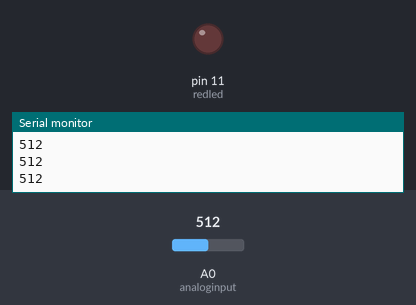
Simulated run of this sketch. Board: Arduino Uno, built with avr-gcc and run on an emulated ATmega328P. Shown: output pins drawn as LEDs (lit = HIGH), the last lines printed to the serial monitor. Inputs (shaded band) come from the test bench; at power-on: A0 (analoginput) = 512.

Above: at 1.2 s.
1.3 s: A0 (analoginput) set to 526
At 2.4 s:
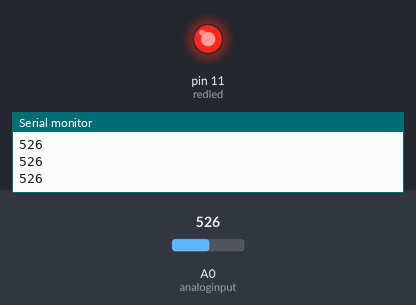
2.8 s: A0 (analoginput) set to 511
At 3.7 s:
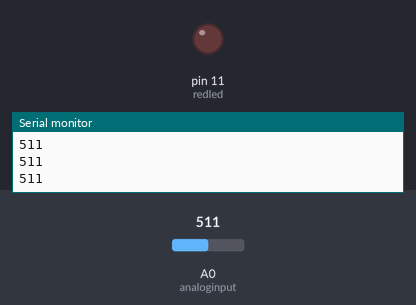
4.3 s: A0 (analoginput) set to 716
At 4.7 s:
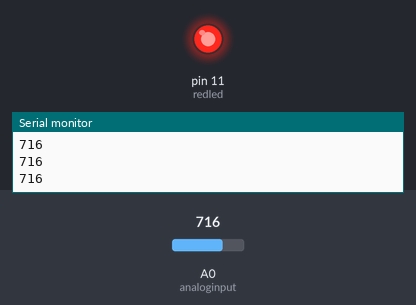
Timing chart, 0 to 7.3 s (numbered marks = the images above; inputs shaded):
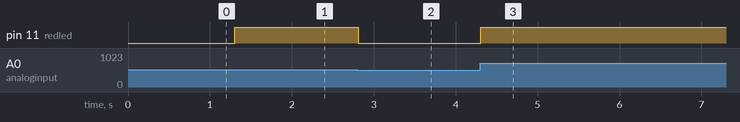

Measured:
- the behaviour switches between 512 and 513 on A0 (analoginput) (found by bisection; images 0 and 1)
- after the input at 1.3 s, pin 11 (redled): LOW → HIGH at once
- after the input at 2.8 s, pin 11 (redled): HIGH → LOW at once
- after the input at 4.3 s, pin 11 (redled): LOW → HIGH at once

The sketch:

Inclinometer_exponent_impair_.ino
```cpp
int analoginput=0;
int redled=11;


void setup() {
  // put your setup code here, to run once:

Serial.begin(9600);
pinMode(redled,OUTPUT);
}

void loop() {
  while(true){
  int i=analogRead(analoginput);
  Serial.println(i);


  if (i>512)
  { //analogRead values go from 0 to 1023, analogWrite values from 0 to 255

    digitalWrite(redled,HIGH);
  }
   else{
    digitalWrite(redled,LOW);
   }

  }
    }
```
